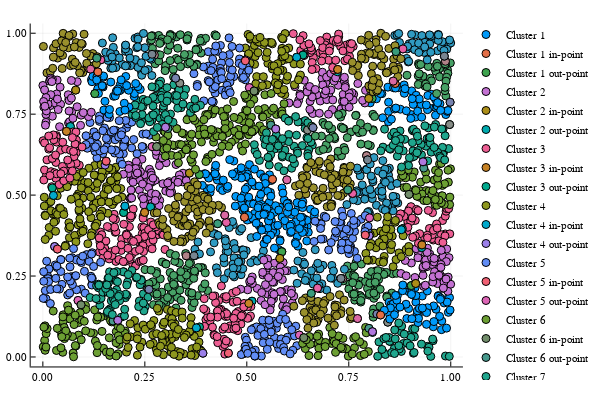

The code cell stored with this chart in its notebook:
### Code cell
In_Out
Sub_Clusters
Path
using Plots
plotly()

scatter()
for i = 1:length(Path)
    P_i = Path[i]
    scatter!(Data[1, P_i], Data[2, P_i], label = "Cluster $i")
    scatter!([Data[1, P_i[In_Out[i][1]]]], [Data[2, P_i[In_Out[i][1]]]], label = "Cluster $i in-point")
    scatter!([Data[1, P_i[In_Out[i][2]]]], [Data[2, P_i[In_Out[i][2]]]], label = "Cluster $i out-point")
end
scatter!()
